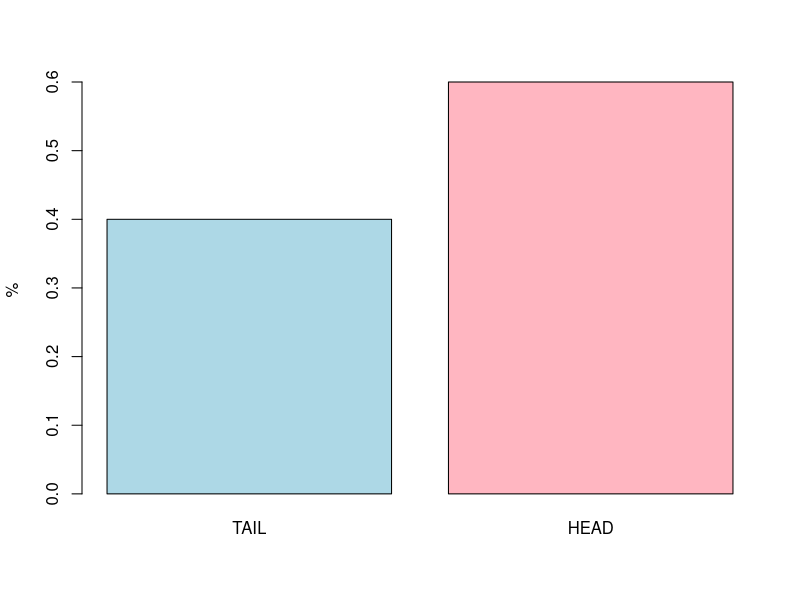
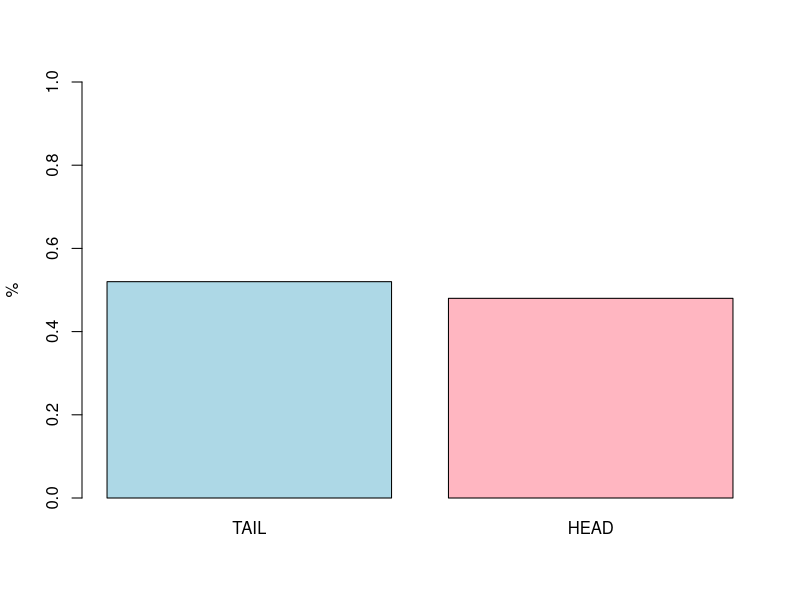
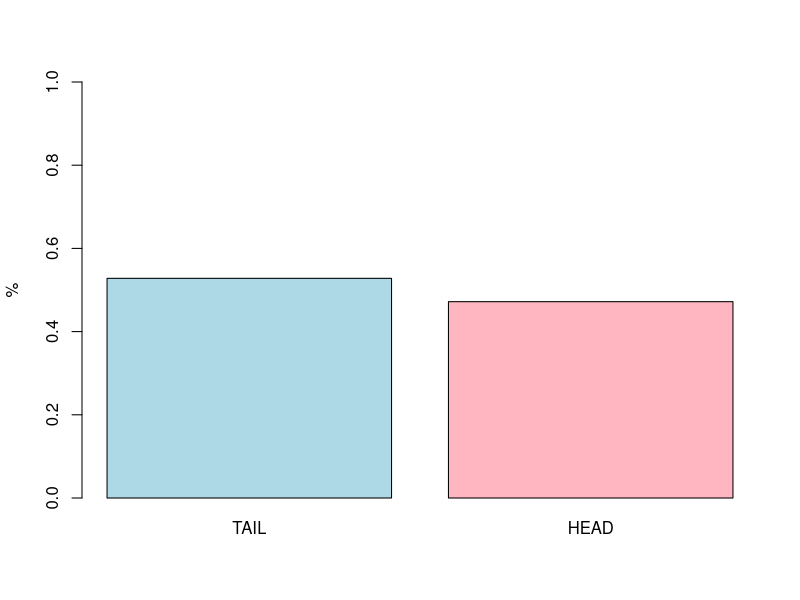

Recreate these plots in R, in order.
## ---- chunk 1
coin <- c(1,0)

## ---- chunk 2
result <- sample(coin,10, replace = TRUE)

## ---- chunk 3
result
## ---- chunk 4
table(result)
## ---- chunk 5

library(tidyr)
library(dplyr)

## ---- chunk 6

df <- data.frame(result)
df <- spread(count(df,result),result,n)
names(df) <- c('T', 'H')

## ---- chunk 7
df
## ---- chunk 8

df <- mutate(df, percT = T/(T+H), percH = H/(T+H))
df

## ---- chunk 9
barplot(c(df$percT, df$percH), names.arg = c("TAIL", "HEAD"), ylab = "%", col = c("lightblue","lightpink"))

## ---- chunk 10
tossCoin <- function(numToss = 10){
  coin <- c(1,0)
  result <- sample(coin, numToss, replace = TRUE)
  df <- data.frame(result)
  df <- spread(count(df,result),result,n)
  names(df) <- c('T', 'H')
  df <- mutate(df, percT = T/(T+H), percH = H/(T+H))
  return(df)

}

plotCoin <- function(df){
  barplot(c(df$percT, df$percH), names.arg = c("TAIL", "HEAD"), ylab = "%", col = c("lightblue","lightpink"), ylim = c(0,1))
  
}

## ---- chunk 11
df100 <- tossCoin(100)
df100
plotCoin(df100)

## ---- chunk 12
df1000 <- tossCoin(1000)
df1000
plotCoin(df1000)
